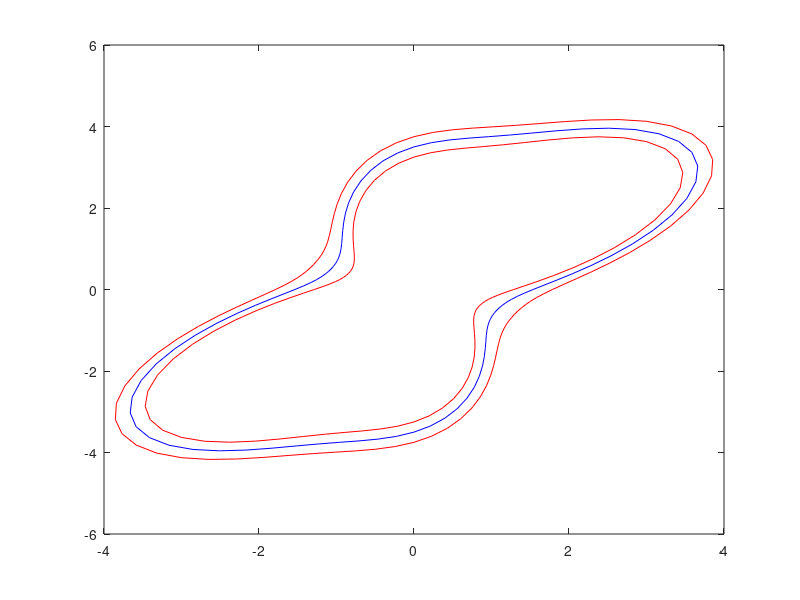

MATLAB code to generate this figure: (Note: this script raises an error after producing the figure.)
clear all

theta = 0:2*pi/100:2*pi;
r=1+2.*exp(-4*cos(theta).^2)+0.5.*exp(4*cos(theta).*sin(theta));
x=cos(theta).*r;
y=sin(theta).*r;
xplus=cos(theta).*(r+0.25);
yplus=sin(theta).*(r+0.25);
xmoins=cos(theta).*(r-0.25);
ymoins=sin(theta).*(r-0.25);
plot(xplus,yplus,'r',xmoins,ymoins,'r',x,y,'b');
hold on

%% construction de la matrice X
N=100;
T=60;
delta = 0.01;
deltaT = 60/N;
Vl = sqrt((diff(x)./deltaT).^2+(diff(y)./deltaT).^2);
Vtheta = diff(theta)./deltaT;
M = [-1/delta 1/delta;1/2 1/2];
V = inv(M)*[Vtheta;Vl];
%Vg et Vd
Vg = [0,V(1,:)];
Vd = [0,V(2,:)];
Ug = [V(1,:),0];
Ud = [V(2,:),T];
%matrice X
X = [theta;x;y;Vg;Vd;Ug;Ud];

%% contraintes
lb = [-inf*ones(1,N+1); -inf*ones(1,N+1); -inf*ones(1,N+1); zeros(1,N+1) ; zeros(1,N+1) ; -8*ones(1,N+1) ; -8*ones(1,N+1)];
ub = [+inf*ones(1,N+1); +inf*ones(1,N+1); +inf*ones(1,N+1) ; 8*ones(1,N+1) ; 8*ones(1,N+1) ; 8*ones(1,N+1) ; 8*ones(1,N+1)];
A=[];
b=[];
Aeq=[];
beq=[];

options = optimoptions('fminunc','display','iter','Algorithm','quasi-newton','HessUpdate','bfgs');
obj = @(X)(X(end,end));

[sol,fval,exitflag,output] = fmincon(obj,X,A,b,Aeq,beq,lb,ub,@cont);
plot(sol(2,:),sol(3,:),'--k');
fprintf("%i", sol(end,end));
